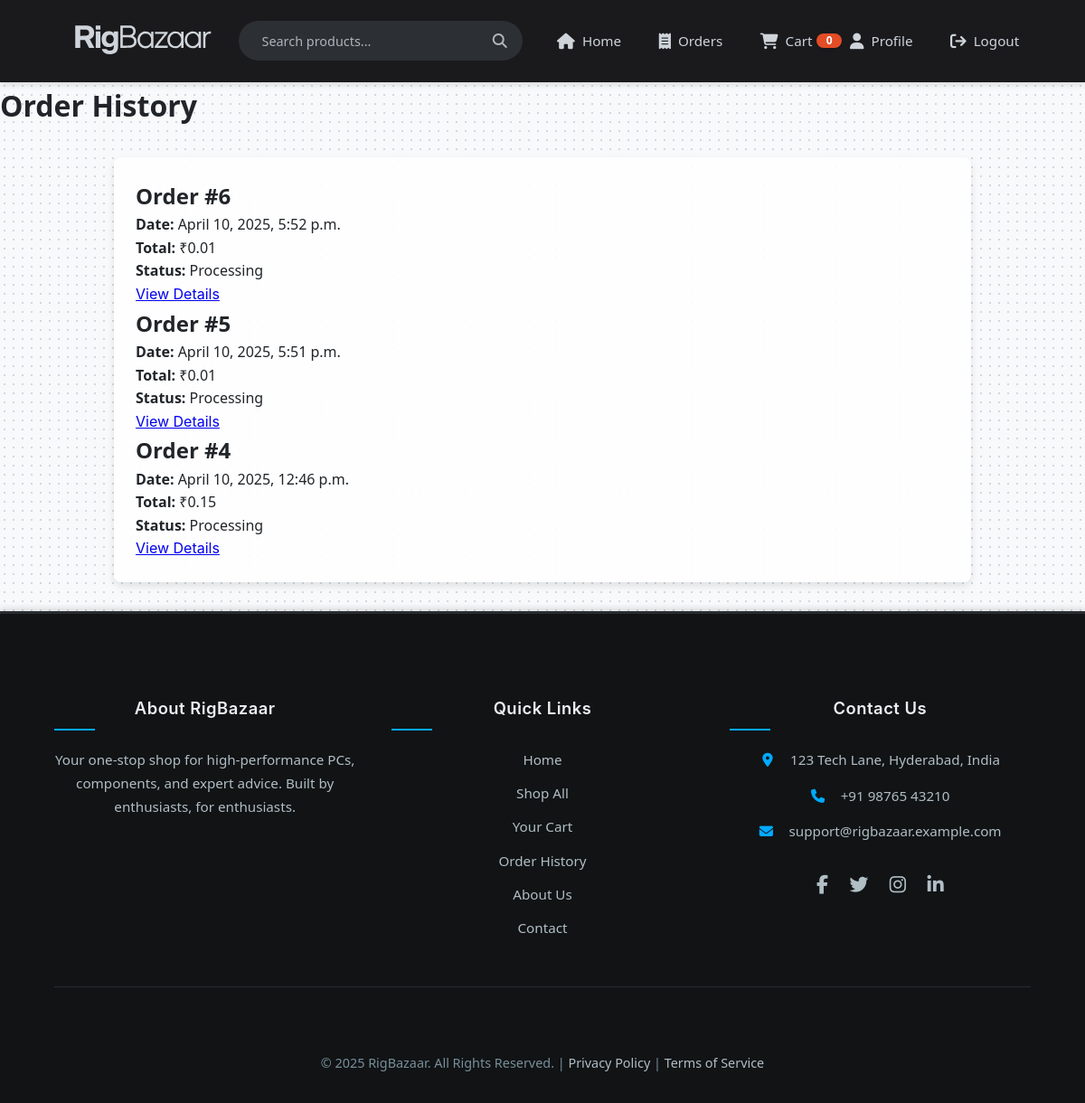
Page /order_history/ (signed in) on the committed database.
### app1/models.py (models this page shows, shortened)
class Order(models.Model):
    user = models.ForeignKey(Account, on_delete=models.CASCADE)
    order_date = models.DateTimeField(auto_now_add=True)
    total_amount = models.DecimalField(max_digits=10, decimal_places=2)
    shipping_address = models.TextField()
    billing_address = models.TextField(blank=True, null=True)
    order_status = models.CharField(
        max_length=20,
        choices=[
            ('pending', 'Pending'),
            ('payment_initiated', 'Payment Initiated'),
            ('processing', 'Processing'),
            ('shipped', 'Shipped'),
            ('delivered', 'Delivered'),
            ('cancelled', 'Cancelled'),
            ('payment_failed', 'Payment Failed'),
            ('processing_error', 'Processing Error'),
        ],
        default='pending'
    )
    razorpay_order_id = models.CharField(max_length=50, blank=True, null=True)  # Razorpay order ID
    razorpay_payment_id = models.CharField(max_length=50, blank=True, null=True)  # Razorpay payment ID
    razorpay_signature = models.CharField(max_length=100, blank=True, null=True)  # Razorpay signature

### app1/views.py (the view)
# urls.py: path('order_history/', order_history_view, name='order_history'),
@login_required(login_url='app1:login')
def order_history_view(request):
    orders = Order.objects.filter(user=request.user).order_by('-order_date')
    return render(request, 'order_history.html', {'orders': orders})

### templates/order_history.html (shortened to what this page needs)
{% extends 'base.html' %}
{% load static %}
{% block content %}
    <h1>Order History</h1>
    <div class="order-history-container">
        {% for order in orders %}
        <div class="order-item">
            <h2>Order #{{ order.id }}</h2>
            <p><strong>Date:</strong> {{ order.order_date }}</p>
            <p><strong>Total:</strong> ₹{{ order.total_amount|floatformat:2 }}</p>
            <p><strong>Status:</strong> {{ order.get_order_status_display }}</p>
            <a href="{% url 'app1:order_detail' order.id %}">View Details</a>
        </div>
        {% empty %}
        <p>You have no orders yet.</p>
        {% endfor %}
    </div>
{% endblock %}

### static/style.css (style rules this page uses)
body, h1, h2, h3, p, form, input, select, button, ul, li { margin: 0; padding: 0; box-sizing: border-box; font-family: 'Segoe UI', Tahoma, Geneva, Verdana, sans-serif; }
body { background-color: #f0f4f8; background-image: radial-gradient(circle, #d1d8e0 1px, transparent 1px); background-size: 10px 10px; color: #333; line-height: 1.6; min-height: 100vh; display: flex; flex-direction: column; font-family: 'Inter', -apple-system, BlinkMacSystemFont, 'Segoe UI', Roboto, Oxygen, Ubuntu, Cantarell, 'Open Sans', 'Helvetica Neue', sans-serif; background-color: #f8f9fa; color: #212529; line-height: 1.6; min-height: 100vh; display: flex; flex-direction: column; }
.order-history-container, .order-detail-container { width: 90%; max-width: 900px; margin: 2rem auto; background-color: rgba(255, 255, 255, 0.9); border-radius: 8px; box-shadow: 0 4px 8px rgba(0, 0, 0, 0.1); padding: 1.5rem; }

### rows in the picture
Order: id "6", order_date "April 10, 2025, 5:52 p.m.", total_amount "0.01", order_status "Processing"
Order: id "5", order_date "April 10, 2025, 5:51 p.m.", total_amount "0.01", order_status "Processing"
Order: id "4", order_date "April 10, 2025, 12:46 p.m.", total_amount "0.15", order_status "Processing"

### other values in the picture
{{ request.session.cart|length }} "0"
